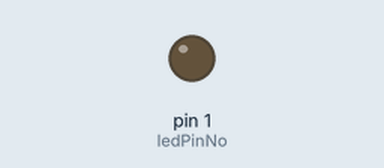
This sketch was run on a simulated Arduino Uno, built with avr-gcc and run on an emulated ATmega328P. On the bench: output pins drawn as LEDs (lit = HIGH).

Above: at 2.5 s.
At 60.6 s:
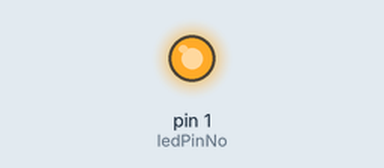
Timing chart, 0 to 71.0 s (numbered marks = the images above):
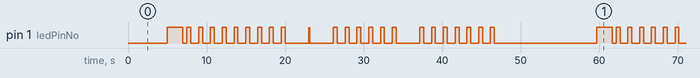

The sketch:

blinkEncodeNumber.ino
```cpp
 /*
  Blink
  Turns on an LED on for one second, then off for one second, repeatedly.
*/

int ledPinNo = 1; // blink 'digital' pin 1 - AKA the built in red LED

// the setup routine runs once when you press reset:
void setup() {
  // initialize the digital pin as an output.
  pinMode(ledPinNo, OUTPUT);

}

// the loop routine runs over and over again forever:
void loop() {
    digitalWrite(ledPinNo, LOW);
    delay(5000);
    preamble();
    blinkEncodeNumber( 9067 );
    delay(5000);
}

void preamble(){
    //for( int i=0; i<5; i++ ){
      digitalWrite(ledPinNo, HIGH);
      delay(2000);
      digitalWrite(ledPinNo, LOW);
      delay(500);
    //}
}

void blinkEncodeDigit( int digit ){
  blinkEncodeDigit( digit, 500, 1000 );
}
void blinkEncodeDigit( int digit, int onTime, int offTime ){
  if( digit == 0 ){
      digitalWrite(ledPinNo, HIGH);
      delay(30);
      digitalWrite(ledPinNo, LOW);
      delay(30);
      digitalWrite(ledPinNo, HIGH);
      delay(30);
      digitalWrite(ledPinNo, LOW);
      delay(30);
      digitalWrite(ledPinNo, HIGH);
      delay(30);
      digitalWrite(ledPinNo, LOW);
      delay(1000);
      return;
  }
  for( int i=0; i<digit; i++ ){
      digitalWrite(ledPinNo, HIGH);
      delay(500);
      digitalWrite(ledPinNo, LOW);
      delay(1000);
    }
}

void blinkEncodeNumber( int num ){
  if( num <= 0 ) return;
  blinkEncodeNumber( ~~(num/10) );
  int d = num%10;
  blinkEncodeDigit(d);
  delay(2000);
}
```

Measured:
- by itself, pin 1 (ledPinNo): moves between LOW and HIGH, repeating every 54.7 s
- by itself, everything shown: repeats every 54.7 s, in 48 steps
